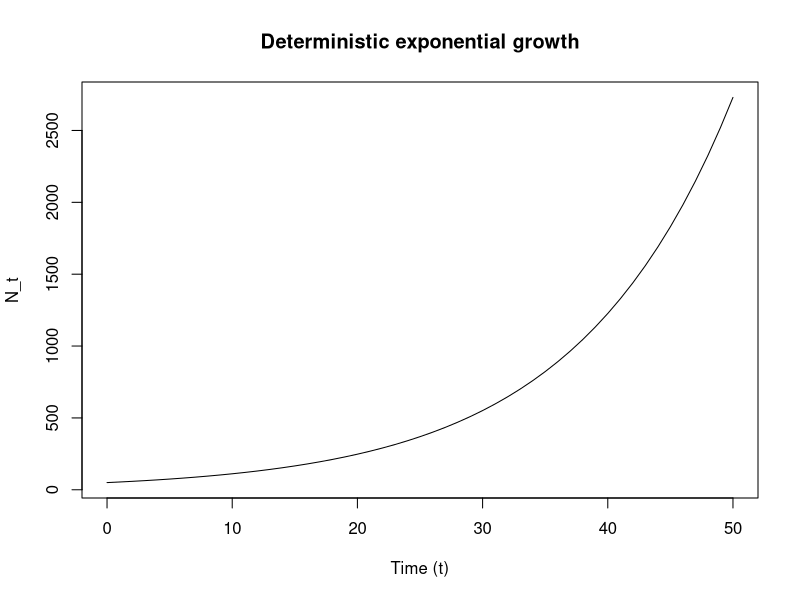
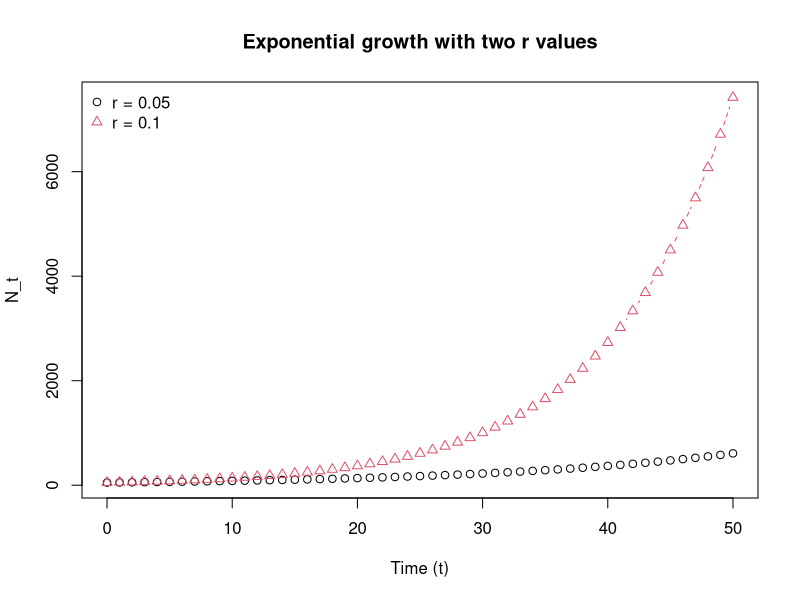

The R source for these figures, in order:
## ---- chunk 1
set.seed(1)  # reproducibility for optional noise below
## ---- chunk 2

calcN <- function(N0, r, t){
### N0 is the initial population size, r is the growth rate, and t is the time step
 N <- N0 * exp(r * t)
 return(N)
}
## ---- chunk 3
N0 <- 50        # initial size
r  <- 0.08      # growth rate per time step
T  <- 50        # number of time steps
t <- 0:T

N <- calcN(N0=N0, r=r, t=t)

head(data.frame(t, N), 5)
## ---- chunk 4

plot(t, N, type = "l", main = "Deterministic exponential growth",
       xlab = "Time (t)", ylab = "N_t")

## ---- chunk 5
Td <- log(2) / r
Td
## ---- chunk 6
N_star <- 10000
t_star <- (log(N_star) - log(N0)) / r
t_star
## ---- chunk 7
r1 <- 0.05
r2 <- 0.10
t  <- 0:T
N1 <- calcN(N0, r1, t)
N2 <- calcN(N0, r2, t)

matplot(t, cbind(N1, N2), type = "b", pch = 1:2, col = 1:2,
          xlab = "Time (t)", ylab = "N_t",
          main = "Exponential growth with two r values")

legend("topleft", legend = c(paste("r =", r1), paste("r =", r2)),
         pch = 1:2, col = 1:2, bty = "n")
